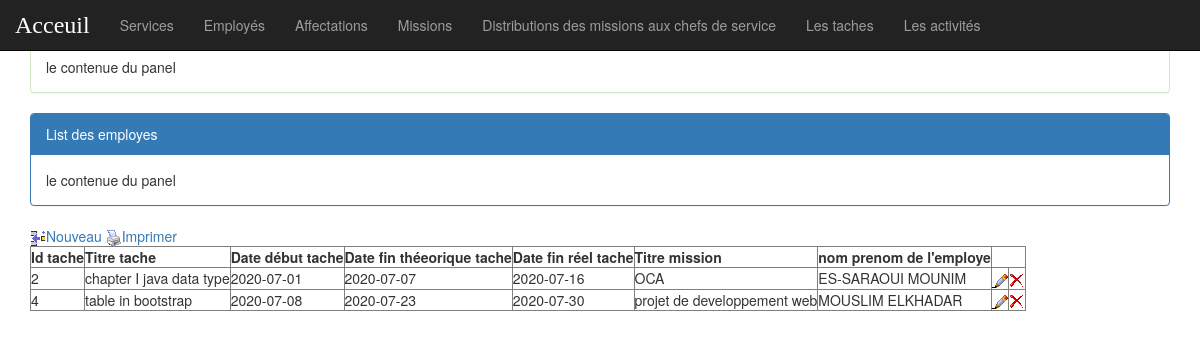
Page /page/tache_list.php on the committed database.
### tables this page shows
CREATE TABLE `tache` (
  `idtache` int(11) NOT NULL auto_increment,
  `titretache` varchar(50) NOT NULL,
  `ddt` date NOT NULL,
  `dftt` date NOT NULL,
  `dfrt` date NOT NULL,
  `idmission` int(11) NOT NULL,
  `idemploye` int(11) NOT NULL,
  PRIMARY KEY  (`idtache`),
  KEY `idmission` (`idmission`,`idemploye`),
  KEY `idemploye` (`idemploye`)
);

CREATE TABLE `mission` (
  `idmission` int(11) NOT NULL auto_increment,
  `titremission` varchar(50) NOT NULL,
  `ddm` date NOT NULL,
  `dftm` date NOT NULL,
  `dfrm` date NOT NULL,
  PRIMARY KEY  (`idmission`)
);

CREATE TABLE `employe` (
  `idemploye` int(11) NOT NULL auto_increment,
  `nom` varchar(50) NOT NULL,
  `prenom` varchar(50) NOT NULL,
  `cin` varchar(10) NOT NULL,
  `ddn` date NOT NULL,
  `addresse` varchar(100) NOT NULL,
  `ville` varchar(10) NOT NULL,
  `email` text NOT NULL,
  `ddr` date NOT NULL,
  `specialite` text NOT NULL,
  `login` text NOT NULL,
  `motdepasse` text NOT NULL,
  PRIMARY KEY  (`idemploye`)
);

### page/tache_list.php (the view, shortened to what this page needs)
<!DOCTYPE html>
<html lang="en">
<head>
    <link rel="stylesheet" href="../css/bootstrap.min.css">
    <link rel="stylesheet" href="../css/monstyle.css">
</head>
<body>
      <?php include("menu.php"); ?>
      <div class="container">
                  <div class="panel panel-success margetop">
                        <div class="panel-heading">Recherche</div>
                        <div class="panel-body">le contenue du panel</div>
                  </div>
                  <div class="panel panel-primary margetop">
                        <div class="panel-heading">List des employes</div>
                        <div class="panel-body">le contenue du panel</div>
                  </div>
<?php
   $req="SELECT tache.*, employe.*, mission.* FROM tache, employe, mission
         WHERE employe.idemploye= tache.idemploye
          AND  mission.idmission= tache.idmission
          ORDER BY idtache asc";
   $res=mysql_query($req);
  echo"
  <meta http-equiv=Content-Type content=text/html;charset=UTF-8>
  <div class=table_data>
  <a href=tache_add_form.php><img src=images/add.png>Nouveau</a>
  <a href=tache_creer_file_le.php><img src=images/imprimer.png>Imprimer </a>
  <form method=POST  action=>
       <table border=1px inset black>
       <th>Id tache<th>Titre tache<th>Date début tache<th>Date fin
        théeorique tache<th>Date fin
        réel tache<th>Titre mission <th>nom prenom de l'employe
       ";
       while ($data=mysql_fetch_array($res)) {
        echo"<tr>
               <td>$data[idtache]</td>
               <td>$data[titretache]</td>
               <td>$data[ddt]</td>
               <td>$data[dftt]</td>
               <td>$data[dfrt]</td>
               <td>$data[titremission]</td>
               <td>$data[nom]"." "."$data[prenom]</td>
               <td><a href=tache_update_form.php?id=$data[idtache]><img src=images/update.png alt=></a></td>
               <td><a href=tache_delete_confirm.php?id=$data[idtache]><img src=images/delete.png alt=></a></td>
            </tr>";
       }
echo"           </table>
            </form>
         </div>
      </div>
   </body>
</html>
  ";
?>

### rows in the picture
tache: idtache "2", titretache "chapter I java data type", ddt "2020-07-01", dftt "2020-07-07", dfrt "2020-07-16", idmission.titremission "OCA", idemploye.nom "ES-SARAOUI", idemploye.prenom "MOUNIM"
tache: idtache "4", titretache "table in bootstrap", ddt "2020-07-08", dftt "2020-07-23", dfrt "2020-07-30", idmission.titremission "projet de developpement web", idemploye.nom "MOUSLIM", idemploye.prenom "ELKHADAR"
